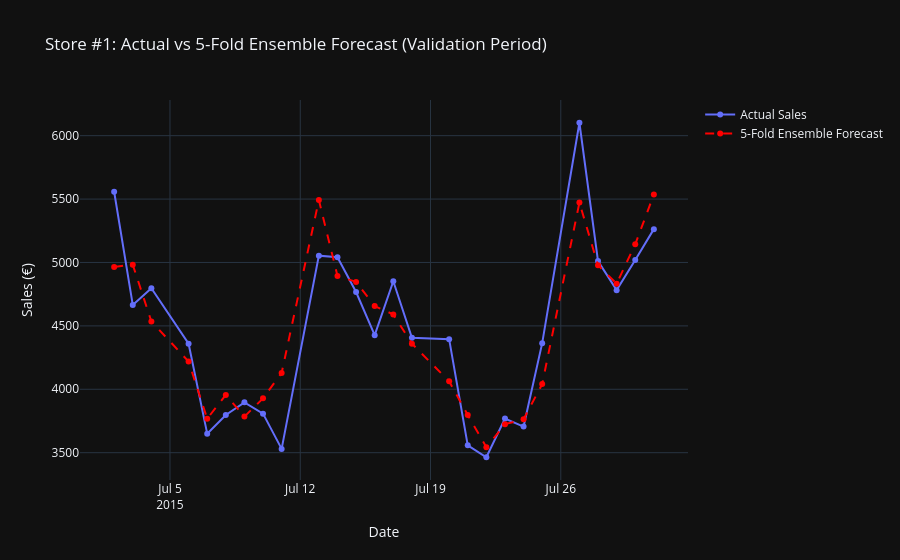

Source (notebook cell):
### Code cell
import importlib
import joblib
import numpy as np
import pandas as pd
import plotly.graph_objects as go
import app.feature_engineering

# Force-reload module to register IsPayday, Sin_DayOfYear, and Cos_DayOfYear
importlib.reload(app.feature_engineering)
from app.feature_engineering import prepare_features

# 1. Load raw data
train_df = pd.read_csv('data/train.csv', low_memory=False)
store_df = pd.read_csv('data/store.csv')

# 2. Filter open days and engineer features
train_df_open = train_df[
    (train_df['Open'] == 1) & (train_df['Sales'] > 0)
].copy()
df_featured = prepare_features(
    train_df_open, store_df=store_df, is_train=True
)

# 3. Load ensemble model artifact & features
artifact = joblib.load('models/lgbm_demand_model.pkl')
feature_cols = artifact['feature_cols']

# Extract model list safely
models = artifact.get('models', [artifact.get('model')])

# Fill missing values with median
for col in feature_cols:
  if col in df_featured.columns:
    df_featured[col] = df_featured[col].fillna(df_featured[col].median())

# 4. Validation slice (Last 30 days)
max_date = df_featured['Date'].max()
split_date = max_date - pd.Timedelta(days=30)
val_df = df_featured[df_featured['Date'] > split_date].copy()

# 5. Ensemble prediction across all 5 folds
preds_log_matrix = np.column_stack(
    [m.predict(val_df[feature_cols]) for m in models]
)
avg_preds_log = np.mean(preds_log_matrix, axis=1)
val_df['Predicted_Sales'] = np.expm1(avg_preds_log)

# 6. Plot Store #1 Actual vs Forecast
store_1 = val_df[val_df['Store'] == 1].sort_values('Date')

fig = go.Figure()
fig.add_trace(
    go.Scatter(
        x=store_1['Date'],
        y=store_1['Sales'],
        mode='lines+markers',
        name='Actual Sales',
    )
)
fig.add_trace(
    go.Scatter(
        x=store_1['Date'],
        y=store_1['Predicted_Sales'],
        mode='lines+markers',
        name='5-Fold Ensemble Forecast',
        line=dict(dash='dash', color='red'),
    )
)

fig.update_layout(
    title='Store #1: Actual vs 5-Fold Ensemble Forecast (Validation Period)',
    xaxis_title='Date',
    yaxis_title='Sales (€)',
)
fig.show()

### Figure 1 — Plotly figure (JSON) as saved in the notebook; plotly's stock layout.template omitted (floating-point values rounded to 4 significant figures)
{"data": [{"mode": "lines+markers", "name": "Actual Sales", "x": ["2015-07-02T00:00:00.000000", "2015-07-03T00:00:00.000000", "2015-07-04T00:00:00.000000", "2015-07-06T00:00:00.000000", "2015-07-07T00:00:00.000000", "2015-07-08T00:00:00.000000", "2015-07-09T00:00:00.000000", "2015-07-10T00:00:00.000000", "2015-07-11T00:00:00.000000", "2015-07-13T00:00:00.000000", "2015-07-14T00:00:00.000000", "2015-07-15T00:00:00.000000", "2015-07-16T00:00:00.000000", "2015-07-17T00:00:00.000000", "2015-07-18T00:00:00.000000", "2015-07-20T00:00:00.000000", "2015-07-21T00:00:00.000000", "2015-07-22T00:00:00.000000", "2015-07-23T00:00:00.000000", "2015-07-24T00:00:00.000000", "2015-07-25T00:00:00.000000", "2015-07-27T00:00:00.000000", "2015-07-28T00:00:00.000000", "2015-07-29T00:00:00.000000", "2015-07-30T00:00:00.000000", "2015-07-31T00:00:00.000000"], "y": [5558, 4665, 4797, 4359, 3650, 3797, 3897, 3808, 3530, 5054, 5042, 4767, 4427, 4852, 4406, 4395, 3558, 3464, 3769, 3706, 4364, 6102, 5011, 4782, 5020, 5263], "type": "scatter"}, {"line": {"color": "red", "dash": "dash"}, "mode": "lines+markers", "name": "5-Fold Ensemble Forecast", "x": ["2015-07-02T00:00:00.000000", "2015-07-03T00:00:00.000000", "2015-07-04T00:00:00.000000", "2015-07-06T00:00:00.000000", "2015-07-07T00:00:00.000000", "2015-07-08T00:00:00.000000", "2015-07-09T00:00:00.000000", "2015-07-10T00:00:00.000000", "2015-07-11T00:00:00.000000", "2015-07-13T00:00:00.000000", "2015-07-14T00:00:00.000000", "2015-07-15T00:00:00.000000", "2015-07-16T00:00:00.000000", "2015-07-17T00:00:00.000000", "2015-07-18T00:00:00.000000", "2015-07-20T00:00:00.000000", "2015-07-21T00:00:00.000000", "2015-07-22T00:00:00.000000", "2015-07-23T00:00:00.000000", "2015-07-24T00:00:00.000000", "2015-07-25T00:00:00.000000", "2015-07-27T00:00:00.000000", "2015-07-28T00:00:00.000000", "2015-07-29T00:00:00.000000", "2015-07-30T00:00:00.000000", "2015-07-31T00:00:00.000000"], "y": [4965.0, 4983.0, 4535.0, 4219.0, 3768.0, 3956.0, 3785.0, 3928.0, 4129.0, 5493.0, 4894.0, 4847.0, 4656.0, 4590.0, 4360.0, 4063.0, 3797.0, 3543.0, 3725.0, 3763.0, 4041.0, 5473.0, 4978.0, 4833.0, 5144.0, 5536.0], "type": "scatter"}], "layout": {"title": {"text": "Store #1: Actual vs 5-Fold Ensemble Forecast (Validation Period)"}, "xaxis": {"title": {"text": "Date"}}, "yaxis": {"title": {"text": "Sales (€)"}}}}
